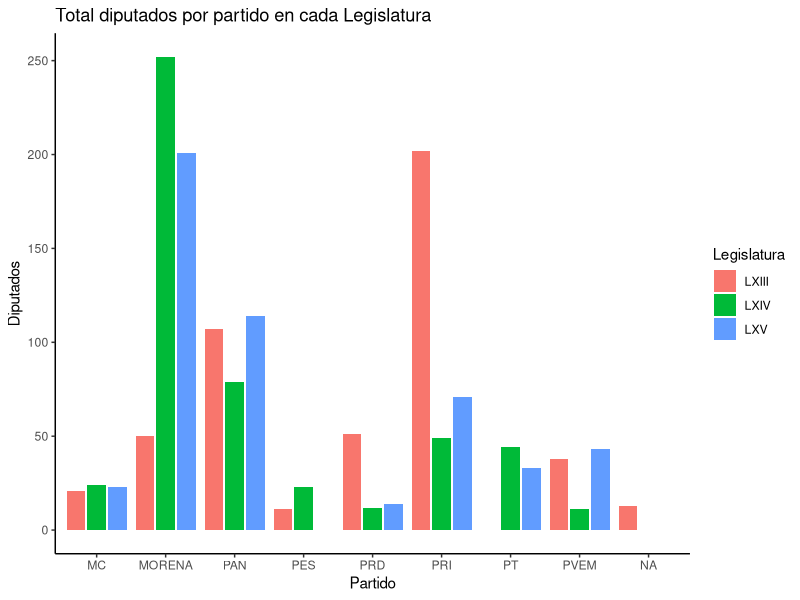

Recreate this plot in R.
library(ggplot2)
library(dplyr)
#Cargar datos
diputadostotal <- read.csv("total1.csv",header = TRUE, sep = ",", fileEncoding="ISO-8859-1")
viz1<- ggplot(diputadostotal, aes(Diputados, Partido, fill= Legislatura)) +
  geom_col(position = "dodge2") + coord_flip()

viz1 + theme_classic() + ggtitle("Total diputados por partido en cada Legislatura")
